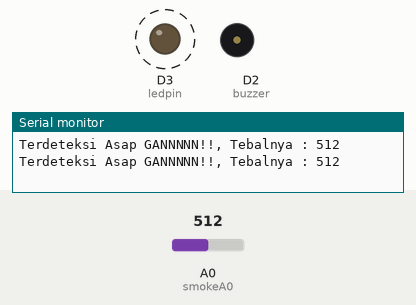
Recording of a sketch running on a simulated ESP8266 (NodeMCU). Parts: output pins drawn as LEDs (lit = HIGH), buzzer (waves = sounding), the last lines printed to the serial monitor. Dashed ring = blinking. The test bench sets the inputs (shaded band); at power-on: A0 (smokeA0) = 512.

Above: at 3.3 s.
3.4 s: A0 (smokeA0) set to 8
6.9 s: A0 (smokeA0) set to 5
At 7.4 s:
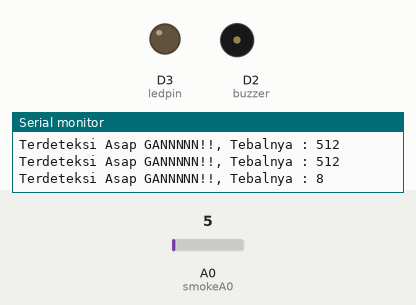
10.2 s: A0 (smokeA0) set to 122
At 10.3 s:
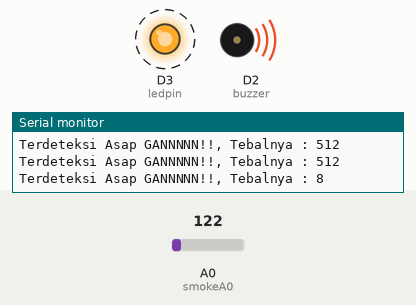
16.9 s: A0 (smokeA0) set to 0
At 17.4 s:
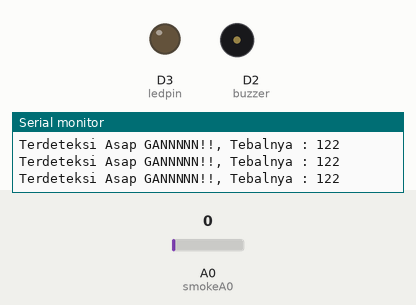
Timing chart, 0 to 19.9 s (numbered marks = the images above; inputs shaded):
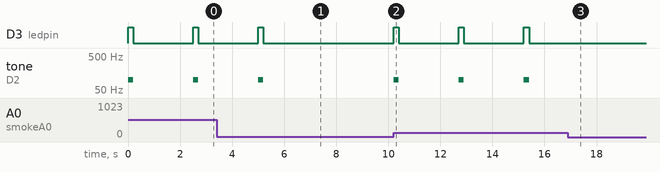

The sketch:

soal1dan2_tugas13.ino
```cpp
int buzzer = D2;
int ledpin = D3;
int smokeA0 = A0;
// Nilai threshold sensor. Ini bisa berubah
int sensorThres = 6;


void setup() {

 pinMode(buzzer, OUTPUT);
 pinMode(ledpin,OUTPUT);

 pinMode(smokeA0, INPUT);

 Serial.begin(9600);

}


void loop() {

 int analogSensor = analogRead(smokeA0);

 // Untuk cek nilai threshold

 if (analogSensor > sensorThres)

 {

   tone(buzzer, 100, 200);
   digitalWrite(ledpin, HIGH);delay(200);
   digitalWrite(ledpin, LOW);delay(200);
   Serial.print("Terdeteksi Asap GANNNNN!!, Tebalnya : ");
   Serial.println(analogSensor);delay(1000);
   delay(1000);

 }

 else

 {

   noTone(buzzer);

 }

 delay(100);

}
```

Measured:
- the behaviour switches between 7 and 6 on A0 (smokeA0) (found by bisection; images 0 and 1)
- after the input at 6.9 s, D3 (ledpin): stays LOW (without the input it goes to HIGH after 0.60 s); tone on D2 (buzzer): stays silent (without the input it goes to 100 Hz after 0.60 s)
- after the input at 10.2 s, D3 (ledpin): alternates HIGH for 0.20 s and LOW for 2.3 s, starting at once; tone on D2 (buzzer): alternates 100 Hz for 0.20 s and silent for 2.3 s, starting at once
- after the input at 16.9 s, D3 (ledpin): stops changing and stays LOW; tone on D2 (buzzer): stops changing and stays silent
